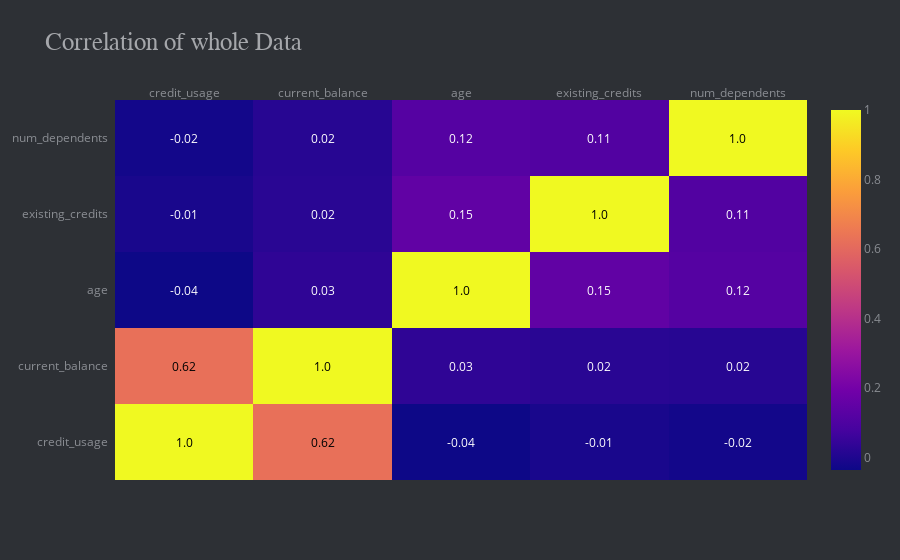

The code cell stored with this chart in its notebook:
### Markdown cell above
###### UniVariate Analysis

### Code cell
import plotly.figure_factory as ff

corrs = ds.corr()
fig_heatmap = ff.create_annotated_heatmap(
    z=corrs.values,
    x=list(corrs.columns),
    y=list(corrs.index),
    annotation_text=corrs.round(2).values,
    showscale=True)
fig_heatmap.update_layout(title= 'Correlation of whole Data',  
                 plot_bgcolor='#2d3035', paper_bgcolor='#2d3035',
                        title_font=dict(size=25, color='#a5a7ab', family="Muli, sans-serif"),
                        font=dict(color='#8a8d93'))

### Figure 1 — Plotly figure (JSON) as saved in the notebook; plotly's stock layout.template omitted (floating-point values rounded to 4 significant figures)
{"data": [{"colorscale": [[0, "#0d0887"], [0.1111, "#46039f"], [0.2222, "#7201a8"], [0.3333, "#9c179e"], [0.4444, "#bd3786"], [0.5556, "#d8576b"], [0.6667, "#ed7953"], [0.7778, "#fb9f3a"], [0.8889, "#fdca26"], [1, "#f0f921"]], "reversescale": false, "showscale": true, "type": "heatmap", "x": ["credit_usage", "current_balance", "age", "existing_credits", "num_dependents"], "y": ["credit_usage", "current_balance", "age", "existing_credits", "num_dependents"], "z": [[1, 0.625, -0.03614, -0.01128, -0.02383], [0.625, 1, 0.03272, 0.02079, 0.01714], [-0.03614, 0.03272, 1, 0.1493, 0.1182], [-0.01128, 0.02079, 0.1493, 1, 0.1097], [-0.02383, 0.01714, 0.1182, 0.1097, 1]]}], "layout": {"annotations": [{"font": {"color": "#000000"}, "showarrow": false, "text": "1.0", "x": "credit_usage", "xref": "x", "y": "credit_usage", "yref": "y"}, {"font": {"color": "#000000"}, "showarrow": false, "text": "0.62", "x": "current_balance", "xref": "x", "y": "credit_usage", "yref": "y"}, {"font": {"color": "#FFFFFF"}, "showarrow": false, "text": "-0.04", "x": "age", "xref": "x", "y": "credit_usage", "yref": "y"}, {"font": {"color": "#FFFFFF"}, "showarrow": false, "text": "-0.01", "x": "existing_credits", "xref": "x", "y": "credit_usage", "yref": "y"}, {"font": {"color": "#FFFFFF"}, "showarrow": false, "text": "-0.02", "x": "num_dependents", "xref": "x", "y": "credit_usage", "yref": "y"}, {"font": {"color": "#000000"}, "showarrow": false, "text": "0.62", "x": "credit_usage", "xref": "x", "y": "current_balance", "yref": "y"}, {"font": {"color": "#000000"}, "showarrow": false, "text": "1.0", "x": "current_balance", "xref": "x", "y": "current_balance", "yref": "y"}, {"font": {"color": "#FFFFFF"}, "showarrow": false, "text": "0.03", "x": "age", "xref": "x", "y": "current_balance", "yref": "y"}, {"font": {"color": "#FFFFFF"}, "showarrow": false, "text": "0.02", "x": "existing_credits", "xref": "x", "y": "current_balance", "yref": "y"}, {"font": {"color": "#FFFFFF"}, "showarrow": false, "text": "0.02", "x": "num_dependents", "xref": "x", "y": "current_balance", "yref": "y"}, {"font": {"color": "#FFFFFF"}, "showarrow": false, "text": "-0.04", "x": "credit_usage", "xref": "x", "y": "age", "yref": "y"}, {"font": {"color": "#FFFFFF"}, "showarrow": false, "text": "0.03", "x": "current_balance", "xref": "x", "y": "age", "yref": "y"}, {"font": {"color": "#000000"}, "showarrow": false, "text": "1.0", "x": "age", "xref": "x", "y": "age", "yref": "y"}, {"font": {"color": "#FFFFFF"}, "showarrow": false, "text": "0.15", "x": "existing_credits", "xref": "x", "y": "age", "yref": "y"}, {"font": {"color": "#FFFFFF"}, "showarrow": false, "text": "0.12", "x": "num_dependents", "xref": "x", "y": "age", "yref": "y"}, {"font": {"color": "#FFFFFF"}, "showarrow": false, "text": "-0.01", "x": "credit_usage", "xref": "x", "y": "existing_credits", "yref": "y"}, {"font": {"color": "#FFFFFF"}, "showarrow": false, "text": "0.02", "x": "current_balance", "xref": "x", "y": "existing_credits", "yref": "y"}, {"font": {"color": "#FFFFFF"}, "showarrow": false, "text": "0.15", "x": "age", "xref": "x", "y": "existing_credits", "yref": "y"}, {"font": {"color": "#000000"}, "showarrow": false, "text": "1.0", "x": "existing_credits", "xref": "x", "y": "existing_credits", "yref": "y"}, {"font": {"color": "#FFFFFF"}, "showarrow": false, "text": "0.11", "x": "num_dependents", "xref": "x", "y": "existing_credits", "yref": "y"}, {"font": {"color": "#FFFFFF"}, "showarrow": false, "text": "-0.02", "x": "credit_usage", "xref": "x", "y": "num_dependents", "yref": "y"}, {"font": {"color": "#FFFFFF"}, "showarrow": false, "text": "0.02", "x": "current_balance", "xref": "x", "y": "num_dependents", "yref": "y"}, {"font": {"color": "#FFFFFF"}, "showarrow": false, "text": "0.12", "x": "age", "xref": "x", "y": "num_dependents", "yref": "y"}, {"font": {"color": "#FFFFFF"}, "showarrow": false, "text": "0.11", "x": "existing_credits", "xref": "x", "y": "num_dependents", "yref": "y"}, {"font": {"color": "#000000"}, "showarrow": false, "text": "1.0", "x": "num_dependents", "xref": "x", "y": "num_dependents", "yref": "y"}], "font": {"color": "#8a8d93"}, "paper_bgcolor": "#2d3035", "plot_bgcolor": "#2d3035", "title": {"font": {"color": "#a5a7ab", "family": "Muli, sans-serif", "size": 25}, "text": "Correlation of whole Data"}, "xaxis": {"dtick": 1, "gridcolor": "rgb(0, 0, 0)", "side": "top", "ticks": ""}, "yaxis": {"dtick": 1, "ticks": "", "ticksuffix": "  "}}}
